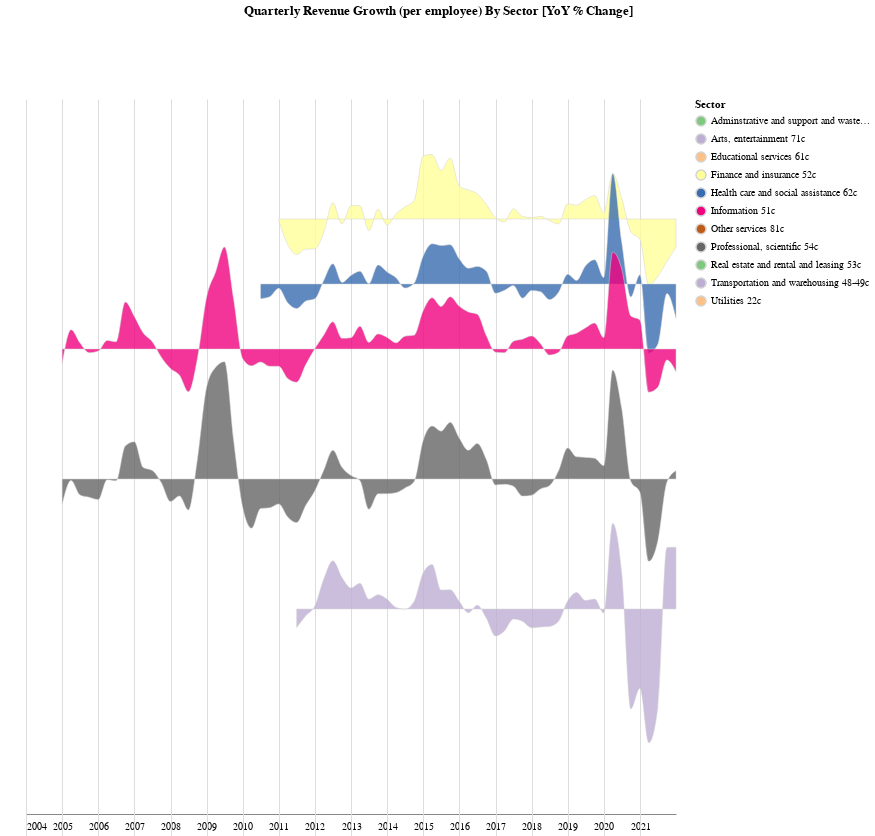

Notebook code for this chart:
### Code cell
r_p_e = pd.DataFrame.from_records([(dt, variable, value, computeDollarsPerCapita(value_adj, variable, dt))
                                                for ix, dt, variable, value, value_adj in adj_categories_agg.itertuples()])

r_p_e.columns = ['dt', 'variable', 'value', 'value_adj']

r_p_e_yoy = r_p_e.set_index('dt')[['variable', 'value_adj']].pivot(columns='variable')\
            .applymap(float).pct_change(4).applymap(lambda v: v * 100).reset_index().melt(id_vars='dt')

doRidgeLineFor(r_p_e_yoy[['dt', 'variable', 'value']], 'dt', 'value', 'variable', title='Quarterly Revenue Growth (per employee) By Sector [YoY % Change]')

### Figure 1 — Vega-Lite specification as saved in the notebook (floating-point values rounded to 4 significant figures; data arrays with more than 128 entries replaced by an {"elided": "..."} marker saying what was removed)
{"config": {"view": {"continuousWidth": 400, "continuousHeight": 300, "stroke": null, "width": 650}, "facet": {"spacing": 0}, "title": {"anchor": "middle"}}, "data": {"name": "data-277ac3fc7e57f1977cf0525c2f7194dd"}, "facet": {"row": {"field": "variable", "header": {"labelColor": "white"}, "title": null, "type": "nominal"}}, "spec": {"mark": {"type": "area", "fillOpacity": 0.8, "interpolate": "monotone", "stroke": "lightgray", "strokeWidth": 0.5}, "encoding": {"fill": {"field": "variable", "scale": {"scheme": "accent"}, "title": "Sector", "type": "nominal"}, "tooltip": [{"field": "dt", "type": "temporal"}, {"field": "variable", "type": "nominal"}, {"field": "value", "format": ",.02f", "type": "quantitative"}], "x": {"field": "dt", "title": "", "type": "temporal"}, "y": {"axis": null, "field": "value", "scale": {"range": [65, -195]}, "type": "quantitative"}}, "height": 65, "transform": [{"joinaggregate": [{"op": "mean", "field": "dt", "as": "mean_val"}], "groupby": ["variable"]}]}, "bounds": "flush", "title": "Quarterly Revenue Growth (per employee) By Sector [YoY % Change]", "$schema": "https://vega.github.io/schema/vega-lite/v4.17.0.json", "datasets": {"data-277ac3fc7e57f1977cf0525c2f7194dd": {"elided": "803 records"}}}
